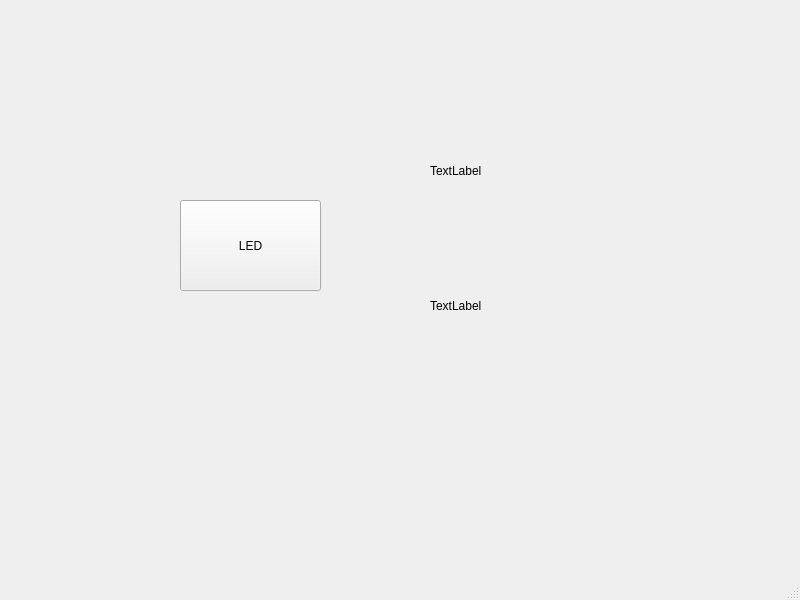
<?xml version="1.0" encoding="UTF-8"?>
<ui version="4.0">
 <class>MainWindow</class>
 <widget class="QMainWindow" name="MainWindow">
  <property name="geometry">
   <rect>
    <x>0</x>
    <y>0</y>
    <width>800</width>
    <height>600</height>
   </rect>
  </property>
  <property name="windowTitle">
   <string>MainWindow</string>
  </property>
  <widget class="QWidget" name="centralwidget">
   <widget class="QPushButton" name="pushButton">
    <property name="geometry">
     <rect>
      <x>180</x>
      <y>200</y>
      <width>141</width>
      <height>91</height>
     </rect>
    </property>
    <property name="text">
     <string>LED</string>
    </property>
   </widget>
   <widget class="QLabel" name="label">
    <property name="geometry">
     <rect>
      <x>430</x>
      <y>120</y>
      <width>141</width>
      <height>101</height>
     </rect>
    </property>
    <property name="text">
     <string>TextLabel</string>
    </property>
   </widget>
   <widget class="QLabel" name="label_2">
    <property name="geometry">
     <rect>
      <x>430</x>
      <y>260</y>
      <width>131</width>
      <height>91</height>
     </rect>
    </property>
    <property name="text">
     <string>TextLabel</string>
    </property>
   </widget>
  </widget>
  <widget class="QMenuBar" name="menubar">
   <property name="geometry">
    <rect>
     <x>0</x>
     <y>0</y>
     <width>800</width>
     <height>22</height>
    </rect>
   </property>
  </widget>
  <widget class="QStatusBar" name="statusbar"/>
 </widget>
 <resources/>
 <connections/>
</ui>
